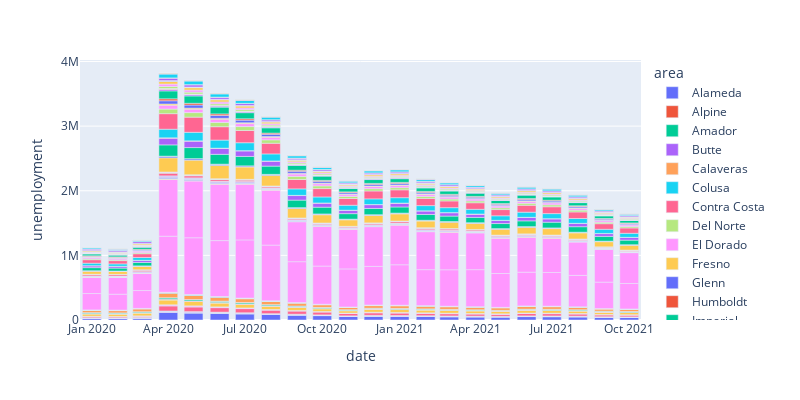

Notebook source saved alongside this figure:
### Code cell
px.bar(data_frame=unemp, x="date", y="unemployment", color="area", width=800, height=400)
